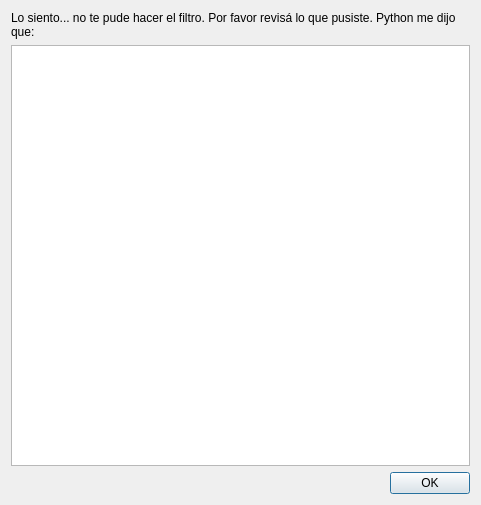
<?xml version="1.0" encoding="UTF-8"?>
<ui version="4.0">
 <class>PromptDialog</class>
 <widget class="QDialog" name="PromptDialog">
  <property name="geometry">
   <rect>
    <x>0</x>
    <y>0</y>
    <width>481</width>
    <height>505</height>
   </rect>
  </property>
  <property name="windowTitle">
   <string>Error al hacer el filtro</string>
  </property>
  <layout class="QGridLayout" name="gridLayout">
   <item row="0" column="0">
    <widget class="QLabel" name="prompt_text">
     <property name="font">
      <font>
       <family>Arial</family>
       <pointsize>9</pointsize>
      </font>
     </property>
     <property name="text">
      <string>Lo siento... no te pude hacer el filtro. Por favor revisá lo que pusiste. Python me dijo que:</string>
     </property>
     <property name="wordWrap">
      <bool>true</bool>
     </property>
    </widget>
   </item>
   <item row="1" column="0">
    <widget class="QTextBrowser" name="prompt_msg">
     <property name="font">
      <font>
       <family>Arial</family>
       <pointsize>9</pointsize>
      </font>
     </property>
     <property name="html">
      <string>&lt;!DOCTYPE HTML PUBLIC &quot;-//W3C//DTD HTML 4.0//EN&quot; &quot;http://www.w3.org/TR/REC-html40/strict.dtd&quot;&gt;
&lt;html&gt;&lt;head&gt;&lt;meta name=&quot;qrichtext&quot; content=&quot;1&quot; /&gt;&lt;style type=&quot;text/css&quot;&gt;
p, li { white-space: pre-wrap; }
&lt;/style&gt;&lt;/head&gt;&lt;body style=&quot; font-family:'Arial'; font-size:9pt; font-weight:400; font-style:normal;&quot;&gt;
&lt;p style=&quot;-qt-paragraph-type:empty; margin-top:0px; margin-bottom:0px; margin-left:0px; margin-right:0px; -qt-block-indent:0; text-indent:0px; font-family:'MS Shell Dlg 2'; font-size:8.25pt;&quot;&gt;&lt;br /&gt;&lt;/p&gt;&lt;/body&gt;&lt;/html&gt;</string>
     </property>
    </widget>
   </item>
   <item row="2" column="0">
    <widget class="QDialogButtonBox" name="prompt_ok_btn">
     <property name="font">
      <font>
       <family>Arial</family>
       <pointsize>9</pointsize>
      </font>
     </property>
     <property name="orientation">
      <enum>Qt::Horizontal</enum>
     </property>
     <property name="standardButtons">
      <set>QDialogButtonBox::Ok</set>
     </property>
    </widget>
   </item>
  </layout>
 </widget>
 <resources/>
 <connections>
  <connection>
   <sender>prompt_ok_btn</sender>
   <signal>accepted()</signal>
   <receiver>PromptDialog</receiver>
   <slot>accept()</slot>
   <hints>
    <hint type="sourcelabel">
     <x>248</x>
     <y>254</y>
    </hint>
    <hint type="destinationlabel">
     <x>157</x>
     <y>274</y>
    </hint>
   </hints>
  </connection>
  <connection>
   <sender>prompt_ok_btn</sender>
   <signal>rejected()</signal>
   <receiver>PromptDialog</receiver>
   <slot>reject()</slot>
   <hints>
    <hint type="sourcelabel">
     <x>316</x>
     <y>260</y>
    </hint>
    <hint type="destinationlabel">
     <x>286</x>
     <y>274</y>
    </hint>
   </hints>
  </connection>
 </connections>
</ui>
